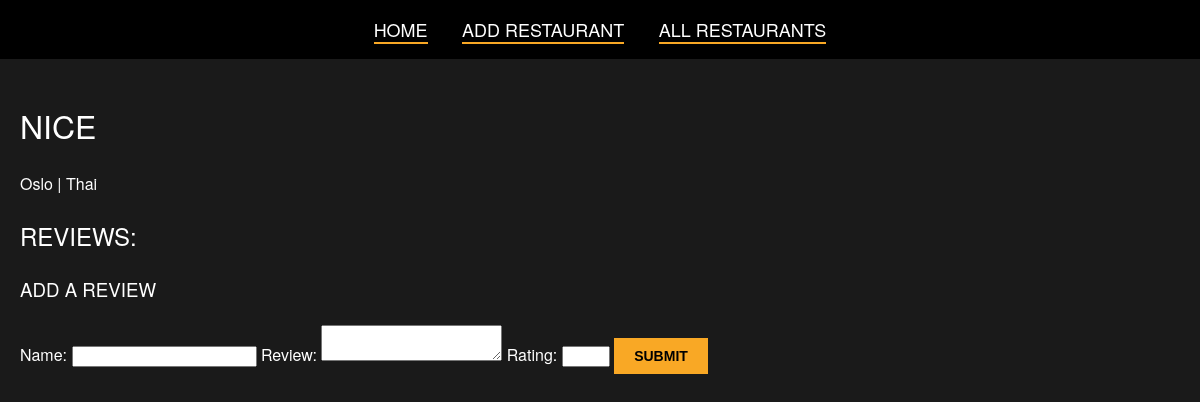
The app's page /restaurants/3 with its own data.
### app.py (models this page shows)
class Restaurant(db.Model):
    id = db.Column(db.Integer, primary_key=True)
    name = db.Column(db.String(100), nullable=False)
    location = db.Column(db.String(100), nullable=False)
    cuisine_type = db.Column(db.String(50), nullable=False)
    rating = db.Column(db.Float)

### app.py (the view, shortened to what this page needs)
@app.route('/restaurants/<int:id>', methods=['GET', 'POST'])
def restaurant_detail(id):
    restaurant = Restaurant.query.get_or_404(id)
    reviews = Review.query.filter_by(restaurant_id=id).all()
    return render_template('steder_detalj.html', restaurant=restaurant, reviews=reviews)

### templates/steder_detalj.html (shortened to what this page needs)
<head>
    <link rel="stylesheet" href="{{ url_for('static', filename='styles.css') }}">
</head>
<body>
    <div class="navbar">
        <a href="/">Home</a>
        <a href="/add">Add Restaurant</a>
        <a href="/restaurants">All Restaurants</a>
    </div>
<div class="container">
<h1>{{ restaurant.name }}</h1>
<p>{{ restaurant.location }} | {{ restaurant.cuisine_type }}</p>
<h2>Reviews:</h2>
<h3>Add a Review</h3>
<form method="POST">
    <label for="user">Name:</label>
    <input type="text" name="user" required>
    <label for="comment">Review:</label>
    <textarea name="comment" required></textarea>
    <label for="rating">Rating:</label>
    <input type="number" name="rating" min="1" max="5" required>
    <button type="submit">Submit</button>
</form>
</div>
</body>

### static/styles.css (style rules this page uses)
body { background-color: #1a1a1a; color: #ffffff; font-family: 'Helvetica Neue', Arial, sans-serif; margin: 0; padding: 0; line-height: 1.6; }
a { color: #ffffff; text-decoration: none; border-bottom: 2px solid #f9a825; }
h1, h2, h3 { font-family: 'Helvetica Neue', Arial, sans-serif; font-weight: 300; margin-bottom: 20px; text-transform: uppercase; }
.container { padding: 20px; max-width: 1200px; margin: 0 auto; }
.navbar { background-color: #000000; padding: 15px 0; text-align: center; }
.navbar a { font-size: 18px; color: #ffffff; margin: 0 15px; text-transform: uppercase; }
button { background-color: #f9a825; color: #000; border: none; padding: 10px 20px; cursor: pointer; font-size: 14px; text-transform: uppercase; font-weight: bold; }

### records on screen
Restaurant: name "NICE", location "Oslo", cuisine_type "Thai"
